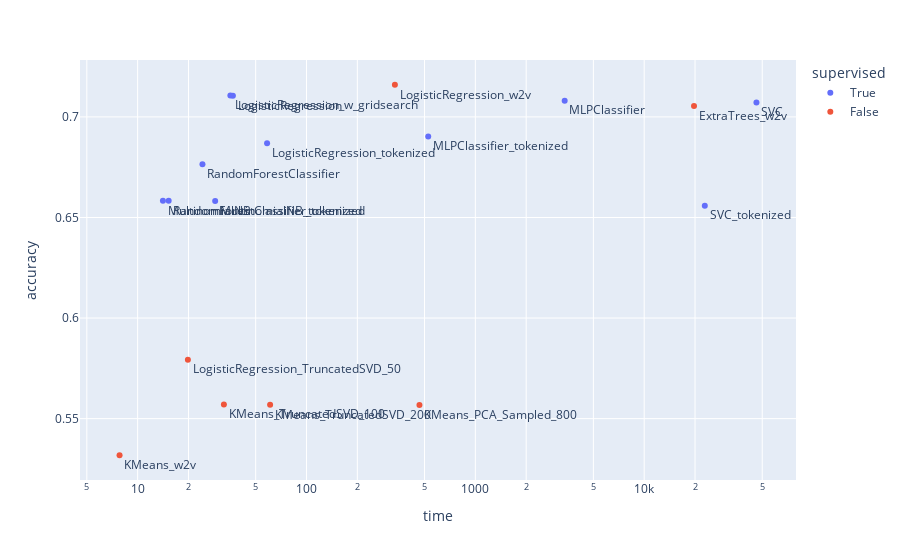

The notebook cell saved with this chart:
### Code cell
fig = px.scatter(
    eval_df,
    x="time",
    y="accuracy",
    log_x=True,
    color="supervised",
    text='index'
)

fig.update_traces(textposition="bottom right")
fig.show()

### Figure 1 — Plotly figure (JSON) as saved in the notebook; plotly's stock layout.template omitted (floating-point values rounded to 4 significant figures)
{"data": [{"hovertemplate": "supervised=True<br>time=%{x}<br>accuracy=%{y}<br>index=%{text}<extra></extra>", "legendgroup": "True", "marker": {"color": "#636efa", "symbol": "circle"}, "mode": "markers+text", "name": "True", "orientation": "v", "showlegend": true, "text": ["LogisticRegression_tokenized", "MultinomialNB_tokenized", "MLPClassifier_tokenized", "LogisticRegression", "LogisticRegression_w_gridsearch", "MultinomialNB", "MLPClassifier", "RandomForestClassifier", "RandomForestClassifier_tokenized", "SVC", "SVC_tokenized"], "textposition": "bottom right", "type": "scatter", "x": [58.42, 28.78, 525.9, 36.65, 35.42, 14.11, 3381.0, 24.2, 15.26, 46210.0, 22850.0], "xaxis": "x", "y": [0.6869, 0.6582, 0.6903, 0.7105, 0.7106, 0.6583, 0.7081, 0.6765, 0.6583, 0.7072, 0.6559], "yaxis": "y"}, {"hovertemplate": "supervised=False<br>time=%{x}<br>accuracy=%{y}<br>index=%{text}<extra></extra>", "legendgroup": "False", "marker": {"color": "#EF553B", "symbol": "circle"}, "mode": "markers+text", "name": "False", "orientation": "v", "showlegend": true, "text": ["KMeans_w2v", "KMeans_TruncatedSVD_100", "KMeans_TruncatedSVD_200", "KMeans_PCA_Sampled_800", "LogisticRegression_TruncatedSVD_50", "ExtraTrees_w2v", "LogisticRegression_w2v"], "textposition": "bottom right", "type": "scatter", "x": [7.813, 32.42, 60.87, 466.6, 19.84, 19720.0, 333.8], "xaxis": "x", "y": [0.5318, 0.557, 0.5569, 0.5568, 0.5793, 0.7054, 0.716], "yaxis": "y"}], "layout": {"legend": {"title": {"text": "supervised"}, "tracegroupgap": 0}, "margin": {"t": 60}, "xaxis": {"anchor": "y", "domain": [0, 1], "title": {"text": "time"}, "type": "log"}, "yaxis": {"anchor": "x", "domain": [0, 1], "title": {"text": "accuracy"}}}}
